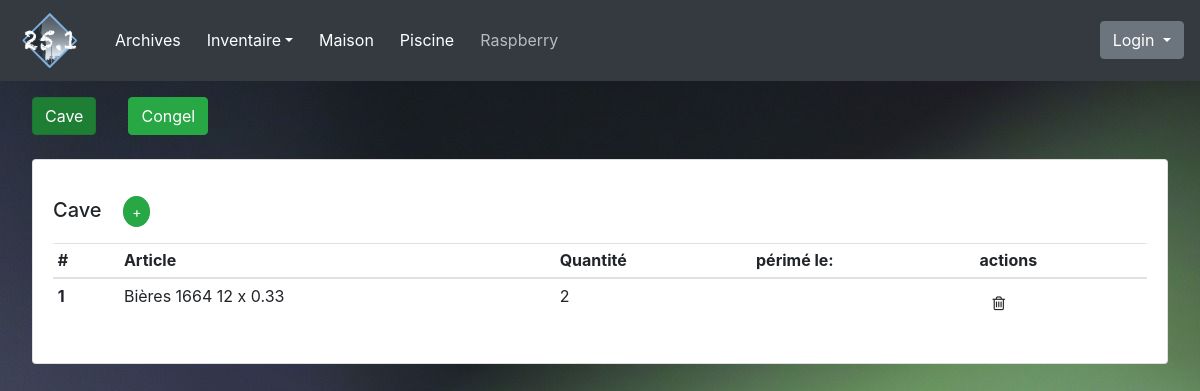
/inventaire2/, run on an earlier commit of the app's database.
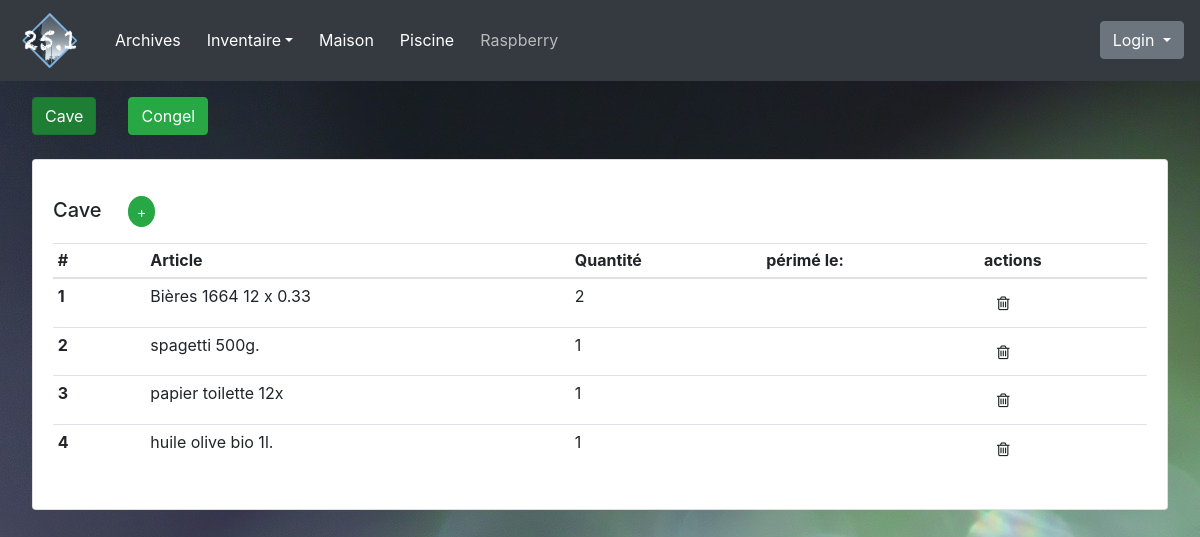
And on a later commit of the database.
### appli/models.py (models this page shows, shortened)
class Cave(db.Model):
    __tablename__ = 'cave'
    id = db.Column(db.Integer, primary_key=True)
    article = db.Column(db.String(40), nullable=False)
    quantite = db.Column(db.Integer(), nullable=True)
    peremption = db.Column(db.String(), nullable=True)
    envoi_mail = db.Column(db.String(), nullable=True)
    entetes = [['article', 4], ['nb', 1], ['périmé le ', 2], ['mail', 1] ]
    champ_db = ['id', 'article', 'quantite', 'peremption', 'envoi_mail']

### appli/main.py (the view)
@app.route('/inventaire2/', methods=['POST', 'GET'])
def inventaire2():
    db = db_recup('cave')
    if request.method =='POST':
        params = request.form.to_dict()
        if params['command'] == 'del':
            db_del('cave',params['db_id'])
            print('DEBUG: {}'.format(params['db_id']))
            return json.dumps({'message':'ok'})
    return render_template('inventaire2.html',
                           db=db,
                           )

### appli/fonctions.py (called while the page is built)
def db_recup(dbase):
    database = {'cave': Cave, 'congel': Congel, 'users': Users}
    resultat = database[dbase].query.all()
    return resultat

### appli/templates/inventaire2.html (shortened to what this page needs)
{% extends "base.html" %}
{% block inventaire %}
    <div class="container.fluid m-3">
        <ul class="nav nav-pills mx-3 my-2" id="pills-tab" role="tablist">
            <li class="nav-item">
                <a class=" btn btn-success active mr-3" id="pills-cave-tab" data-toggle="pill" href="#pills-cave" role="tab" aria-controls="pills-cave" aria-selected="true">Cave</a>
            </li>
            <li class="nav-item">
                <a class="btn btn-success ml-3" id="pills-congel-tab" data-toggle="pill" href="#pills-congel" role="tab" aria-controls="pills-congel" aria-selected="false">Congel</a>
            </li>
        </ul>
        <div class="tab-content" id="pills-tabContent">
            <div class="tab-pane fade show active" id="pills-cave" role="tabpanel" aria-labelledby="pills-cave-tab">
                <div class="card mx-3 mt-4">
                    <div class="card-body">
                        <table class="table table-sm">
                                <thead>
                                  <tr>
                                    <th scope="col">#</th>
                                    <th scope="col">Article</th>
                                    <th scope="col">Quantité</th>
                                    <th scope="col">périmé le:</th>
                                    <th scope="col">actions</th>
                                  </tr>
                                </thead>
                                <tbody>
                                    {% for elem in db %}
                                        <tr id="tabl_db_{{ loop.index }}">
                                            <th scope="row">{{ loop.index }}<span id="tab_db_id_{{ loop.index }}" class="invisible">{{ elem.id }}</span></th>
                                            <td id="tab_db_art_{{ loop.index }}">{{ elem.article }}</td>
                                            <td id="tab_db_qua_{{ loop.index }}">{{ elem.quantite }}</td>
                                            <td id="tab_db_per_{{ loop.index }}">{{ elem.peremption }}</td>
                                            <td><button id="trash_{{ loop.index }}" class="btn" onclick="efface(this)"><i class="fa fa-trash-o mr-2  mt-n2" ></i></td>
                                        </tr>
                                        {% if loop.last %}
                                            {% set nb_elem = loop.length %}
                                            <h5 class="my-2">Cave <spann id="nb_elem" class="invisible">{{ nb_elem }}</spann><spann class="btn btn-success btn-sm rounded-circle m-2">+</spann></h5>
                                        {% endif%}
                                    {% endfor %}
                                </tbody>
                              </table>
                    </div>
                </div>
            </div>
        </div>
    </div>
{% endblock%}

### appli/templates/base.html (shortened to what this page needs)
<!DOCTYPE html>
<html>
    <head>
        <link rel="stylesheet" media="screen" href = "{{ url_for('static', filename='bootstrap/bootstrap.min.css') }}">
        <link rel="stylesheet" href="https://cdnjs.cloudflare.com/ajax/libs/font-awesome/4.7.0/css/font-awesome.min.css">
    </head>
    <body background="{{ url_for('static', filename='images/bg01.jpg') }}">
        {% block menu %}
            {% block navbar %}
            <nav class="navbar navbar-expand-sm navbar-dark bg-dark ">
                <a class="navbar-brand d-block  " href="{{ url_for('index') }}"><img src="{{ url_for('static', filename='images/LogoVilla.png') }}" alt="Logo" style="width:70px;"></a>
                    <div class="collapse navbar-collapse" id="navibar">
                        <ul class="navbar-nav mr-auto">
                            <li class="nav-item">
                                <a id="m_arch" class="btn btn-dark" href="{{ url_for('archives') }}">Archives</a>
                            </li>
                            <li class="dropdown">
                                <button type="button"class="btn btn-dark dropdown-toggle" id="dropdownMenuButton" data-toggle="dropdown" aria-haspopup="true" aria-expanded="false">Inventaire</button>
                            </li>
                            <li class="nav-item">
                                <a id="m_mais"class="btn btn-dark" href="{{ url_for('maison') }}">Maison</a>
                            </li>
                            <li class="nav-item">
                                <a id="m_mais"class="btn btn-dark" href="{{ url_for('piscine') }}">Piscine</a>
                            </li>
                            <li class="nav-item">
                                <a id="m_rasp"class="btn btn-dark disabled" href="{{ url_for('raspberry') }}">Raspberry</a>
                            </li>
                        </ul>
                        <ul class="navbar-nav">
                            <li class="nav-item">
                                <div class="dropdown">
                                    <a class="btn btn-secondary dropdown-toggle" href="#" role="button" id="dropdownMenuLink" data-toggle="dropdown" aria-haspopup="true" aria-expanded="false">
                                        Login
                                    </a>
                                </div>
                            </li>
                        </ul>
                    </div>
                </nav>
            {% endblock %}
        {% endblock %}
        {% block inventaire %} {% endblock %}
    </body>
</html>

What changed in the data, as far as the page shows it:
shown differently, row unchanged: Cave "Bières 1664 12 x 0.33": no longer shows "Cave +"
added Cave: article "spagetti 500g.", quantite "1"
added Cave: article "papier toilette 12x", quantite "1"
added Cave: article "huile olive bio 1l.", quantite "1"
